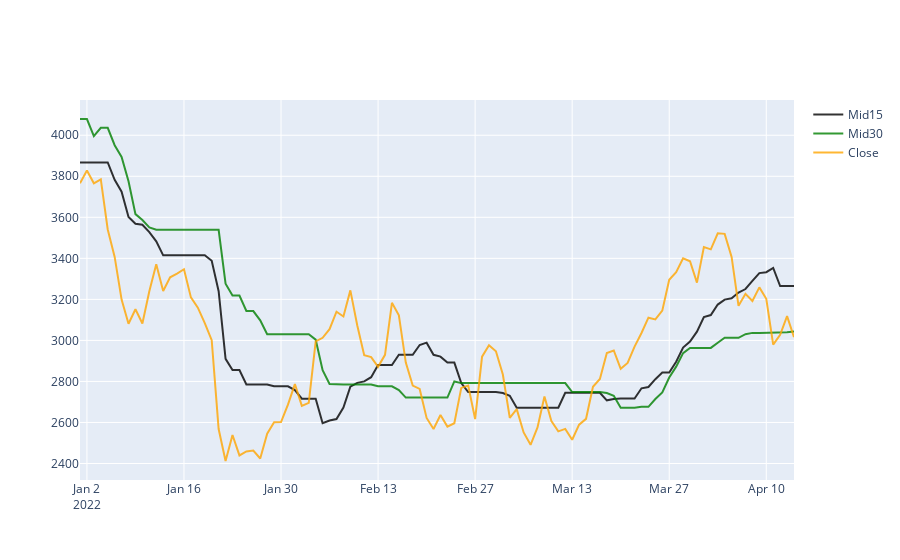

This figure's notebook cell:
### Markdown cell above
# Plot scatter to view relation between close and mid

### Code cell
fig=go.Figure()

fig.add_trace(
    go.Scatter(x=df.index,y=df["Mid15"],name="Mid15",line_color="black", opacity=0.8) )

fig.add_trace(
    go.Scatter(x=df.index,y=df["Mid30"],name="Mid30",line_color="green", opacity=0.8) )
fig.add_trace(
    go.Scatter(x=df.index,y=df["Close"],name="Close",line_color="orange", opacity=0.8) )
